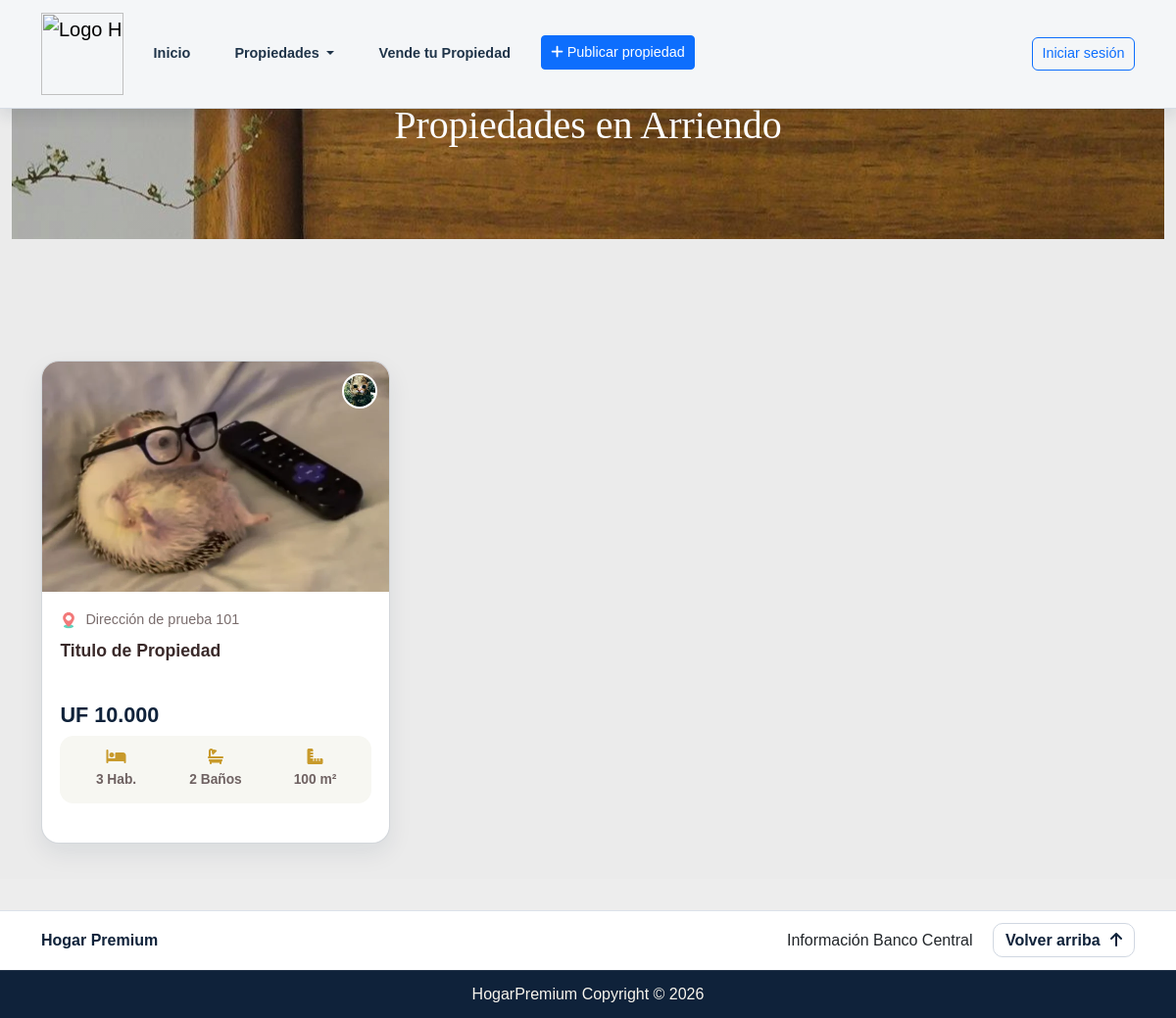
/arriendo, run on an earlier commit of the app's database.
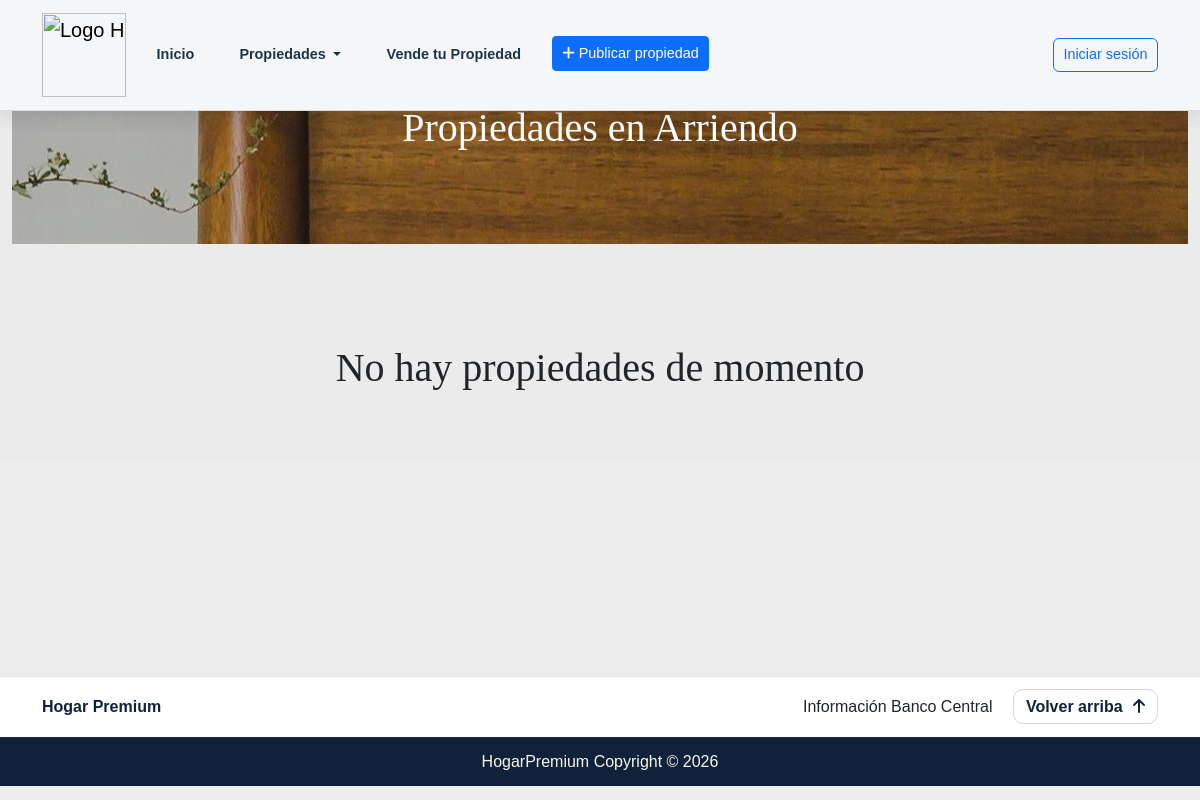
And on a later commit of the database.
### inmobiliaria_app/models.py (models this page shows, shortened)
class Propiedad(models.Model):
    TIPO_PROPIEDAD_OPCIONES = [
        ('ar', 'Arriendo'),
        ('ve', 'Venta'),
    ]
    DISPONIBLE_OPCIONES = [
        ('si', 'Disponible'),
        ('no', 'No Disponible'),
    ]
    JARDIN_OPCIONES = [
        ('si', 'Si tiene Jardín'),
        ('no', 'No tiene Jardín'),
    ]
    PATIO_OPCIONES = [
        ('si', 'Si tiene Patio'),
        ('no', 'No tiene Patio'),
    ]
    GARAGE_OPCIONES = [
        ('si', 'Si tiene Garage'),
        ('no', 'No tiene Garage'),
    ]
    SOTANO_OPCIONES = [
        ('si', 'Si tiene Sótano'),
        ('no', 'No tiene Sótano'),
    ]
    idPropiedad                 = models.AutoField(primary_key=True, verbose_name='ID')
    tituloPropiedad             = models.CharField(max_length=100, verbose_name='Titulo de Propiedad')
    direccionPropiedad          = models.CharField(max_length=100, verbose_name='Dirección de Propiedad')
    descripcionPropiedad        = models.CharField(max_length=1500, verbose_name='Descripción de Propiedad')
    caracteristicasPropiedad    = models.CharField(max_length=1500, verbose_name='Características de Propiedad', null=True)
    precioPropiedad             = models.IntegerField(validators=[MinValueValidator(1)], verbose_name='Precio de Propiedad') # PRECIO EN UF # PROBAR API https://api.cmfchile.cl/documentacion/UF.html
    paisPropiedad               = models.ForeignKey(Pais, on_delete=models.CASCADE, verbose_name='País de Propiedad')
    tipoPropiedad               = models.CharField(
        max_length=2,
        choices=TIPO_PROPIEDAD_OPCIONES,
        verbose_name='Arriendo o Venta'
    )
    disponibilidadPropiedad     = models.CharField(
        max_length=2,
        choices=DISPONIBLE_OPCIONES,
        verbose_name='Disponibilidad'
    )
    habitacionesPropiedad       = models.IntegerField(validators=[MinValueValidator(0), MaxValueValidator(100)], verbose_name='Cantidad de Habitaciones')
    bannosPropiedad             = models.IntegerField(validators=[MinValueValidator(0), MaxValueValidator(100)], verbose_name='Cantidad de Baños')
    metroscubPropiedad          = models.IntegerField(validators=[MinValueValidator(1)], verbose_name='Metros Cuadrados de Propiedad')
    jardinPropiedad            = models.CharField(
        max_length=2,
        choices=JARDIN_OPCIONES,
        verbose_name='¿Tiene Jardín?'
    )
    patioPropiedad            = models.CharField(
        max_length=2,
        choices=PATIO_OPCIONES,
        verbose_name='¿Tiene Patio?'
    )
    garagePropiedad            = models.CharField(
        max_length=2,
        choices=GARAGE_OPCIONES,
        verbose_name='¿Tiene Garage?'
    )
    sotanoPropiedad            = models.CharField(
        max_length=2,
        choices=SOTANO_OPCIONES,
        verbose_name='¿Tiene Sótano?'
    )
    ofertaPropiedad             = models.IntegerField(validators=[MinValueValidator(0), MaxValueValidator(100)], verbose_name='% de Oferta')

class ImagenPropiedad(models.Model):
    idPropiedad                 = models.ForeignKey(Propiedad, on_delete=models.CASCADE, related_name='images', to_field='idPropiedad')
    imagenPropiedad             = models.ImageField(upload_to='imagenes/', verbose_name='Imagen/es de Propiedad')

class Pais(models.Model):
    TIPO_MONEDA_OPCIONES = {
        ('uf', 'UF'),
        ('eu', 'EURO'),
    }
    nombrePais      = models.CharField(max_length=50, unique=True, verbose_name='Nombre de País')
    iconoPais       = models.ImageField(upload_to='imagenes/', verbose_name='Icono de País')
    tipoMoneda      = models.CharField(max_length=2, choices=TIPO_MONEDA_OPCIONES, verbose_name='UF o EURO')
    codigoCelular   = models.CharField(max_length=4, verbose_name='Código de País')
    def __str__(self):
        return self.nombrePais

### inmobiliaria_app/views.py (the view)
# urls.py: path('arriendo',views.arriendo, name='arriendo'),
def arriendo(request):
    esAdmin = request.user.is_superuser
    propiedadesarriendo =   Propiedad.objects.filter(tipoPropiedad='ar', disponibilidadPropiedad='si')
    context={
        'es_admin': esAdmin,
        'propiedades_arriendo': propiedadesarriendo,
    }
    return render(request,'inmobiliaria/arriendo.html', context)

### inmobiliaria_app/templatetags/custom_filters.py (called while the page is built)
@register.filter
def acortar_titulo(value, max_lenght=60):
    if len(value) > max_lenght:
        return value[:max_lenght] + '...'
    return value

@register.filter
def formatear_dinero_uf(value):
    value = round(value)
    value = f'UF {value:,}'
    value = value.replace(',', '.')
    return value

### inmobiliaria_app/templates/inmobiliaria/arriendo.html (shortened to what this page needs)
﻿{% extends 'inmobiliaria/base.html' %}
{% load static %}
{% load bootstrap5 %}
{% load custom_filters %}
    {% block head %}
    <link href="{%static  'css/arriendo.css'%}" rel="stylesheet">
    <link rel="stylesheet" href="{% static 'css/tarjetas.css' %}">
    <link rel="stylesheet" href="{% static 'css/property-card.css' %}">
    {% endblock head %}
{% block body %}
  <div class="container-fluid" id="cardcito" style="background-color: rgb(235, 235, 235);">
    <div class="container-fluid" id="be-banner" style="margin-bottom: 100px; " >
      <div class="container" >
        <div class="row text-center">
          <div class="text-center" style="margin-right: 300px; margin-top: 60px;">
            <h1 class="center" style="color: white;">Propiedades en Arriendo </h1>
          </div>
        </div>
      </div>
    </div>
    <div class="container">
      <div class="row g-4" style="margin-bottom: 50px; ">
        {% if propiedades_arriendo %}
        {% for propiedad in propiedades_arriendo %}
        <div class="col-12 col-md-6 col-xl-4" >
          {% include 'inmobiliaria/components/property_card.html' with propiedad=propiedad %}
        </div>
      {% endfor %}
      {% else %}
        <div class="text-center">
          <h1>No hay propiedades de momento </h1>
        </div>
      {% endif %}
      </div>
    </div>
  </div>
{% endblock body %}

### inmobiliaria_app/templates/inmobiliaria/components/property_card.html (shortened to what this page needs)
﻿{% load static %}
{% load custom_filters %}
<div class="card property-card h-100">
  <a href="{% url 'ficha' propiedad.idPropiedad %}" class="property-link h-100">
    <div class="property-media">
      {% if propiedad.images.all.0 %}
        <img src="{{ propiedad.images.all.0.imagenPropiedad.url }}" alt="{{ propiedad.tituloPropiedad }}">
      {% else %}
        <img src="{% static 'images/sin-imagen.png' %}" alt="Sin imagen disponible">
      {% endif %}
      {% if propiedad.paisPropiedad.iconoPais %}
        <img src="{{ propiedad.paisPropiedad.iconoPais.url }}" alt="{{ propiedad.paisPropiedad }}" class="property-flag">
      {% endif %}
    </div>
    <div class="property-body d-flex flex-column">
      <div class="property-address d-flex align-items-center">
        <i class="direccion-icono icono"></i>
        <span>{{ propiedad.direccionPropiedad }}</span>
      </div>
      <h5 class="property-title">{{ propiedad.tituloPropiedad|acortar_titulo:60 }}</h5>
      <div class="mb-2">
        <div class="property-price">
          {% if propiedad.ofertaPropiedad > 0 %}
            {% if propiedad.paisPropiedad.tipoMoneda == 'eu' %}
              {{ propiedad.precioPropiedad|descuento_propiedad:propiedad.ofertaPropiedad|formatear_dinero_euro }}
            {% elif propiedad.paisPropiedad.tipoMoneda == 'uf' %}
              {{ propiedad.precioPropiedad|descuento_propiedad:propiedad.ofertaPropiedad|formatear_dinero_uf }}
            {% endif %}
          {% else %}
            {% if propiedad.paisPropiedad.tipoMoneda == 'eu' %}
              {{ propiedad.precioPropiedad|formatear_dinero_euro }}
            {% elif propiedad.paisPropiedad.tipoMoneda == 'uf' %}
              {{ propiedad.precioPropiedad|formatear_dinero_uf }}
            {% endif %}
          {% endif %}
        </div>
      </div>
      <div class="row property-meta text-center g-0 mt-auto">
        <div class="col-4">
          <div class="property-meta-item">
            <i class="fa-solid fa-bed"></i>
            <span>{{ propiedad.habitacionesPropiedad }} Hab.</span>
          </div>
        </div>
        <div class="col-4">
          <div class="property-meta-item">
            <i class="fa-solid fa-bath"></i>
            <span>{{ propiedad.bannosPropiedad }} Baños</span>
          </div>
        </div>
        <div class="col-4">
          <div class="property-meta-item">
            <i class="fa-solid fa-ruler-combined"></i>
            <span>{{ propiedad.metroscubPropiedad }} m²</span>
          </div>
        </div>
      </div>
    </div>
  </a>
</div>

What changed in the data, as far as the page shows it:
removed Propiedad: images.all.0.imagenPropiedad (picture), paisPropiedad.iconoPais (picture), direccionPropiedad "Dirección de prueba 101", tituloPropiedad|acortar_titulo "Titulo de Propiedad", precioPropiedad "UF 10.000", habitacionesPropiedad "3", bannosPropiedad "2", metroscubPropiedad "100"
Also different on the page:
text now shown: "No hay propiedades de momento"
